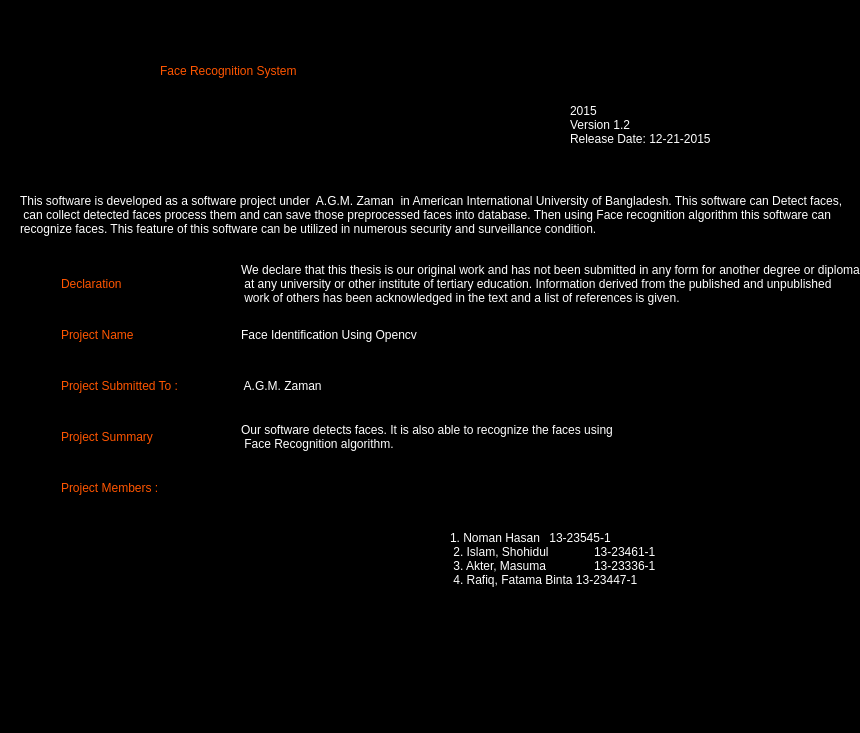
<?xml version="1.0" encoding="UTF-8"?>
<ui version="4.0">
 <class>About</class>
 <widget class="QWidget" name="About">
  <property name="geometry">
   <rect>
    <x>0</x>
    <y>0</y>
    <width>860</width>
    <height>733</height>
   </rect>
  </property>
  <property name="windowTitle">
   <string>About</string>
  </property>
  <property name="styleSheet">
   <string notr="true">background-color: rgb(0, 0, 0);</string>
  </property>
  <widget class="QLabel" name="titleLabel">
   <property name="geometry">
    <rect>
     <x>160</x>
     <y>20</y>
     <width>481</width>
     <height>101</height>
    </rect>
   </property>
   <property name="styleSheet">
    <string notr="true">background-color: rgba(255, 255, 255, 0);color: rgb(255, 85, 0);
font: bold 26pt &quot;Century Gothic&quot;;</string>
   </property>
   <property name="text">
    <string>Face Recognition System</string>
   </property>
  </widget>
  <widget class="QWidget" name="layoutWidget">
   <property name="geometry">
    <rect>
     <x>230</x>
     <y>250</y>
     <width>2417</width>
     <height>271</height>
    </rect>
   </property>
   <layout class="QVBoxLayout" name="verticalLayout_2">
    <item>
     <widget class="QLabel" name="nameLabel_5">
      <property name="styleSheet">
       <string notr="true">background-color: rgba(255, 255, 255, 0);
color: rgb(255, 255, 255);
font:  8pt &quot;Century Gothic&quot;;</string>
      </property>
      <property name="text">
       <string>We declare that this thesis is our original work and has not been submitted in any form for another degree or diploma 
 at any university or other institute of tertiary education. Information derived from the published and unpublished 
 work of others has been acknowledged in the text and a list of references is given.</string>
      </property>
     </widget>
    </item>
    <item>
     <widget class="QLabel" name="nameLabel_12">
      <property name="styleSheet">
       <string notr="true">background-color: rgba(255, 255, 255, 0);
color: rgb(255, 255, 255);
font:  12pt &quot;Century Gothic&quot;;</string>
      </property>
      <property name="text">
       <string>Face Identification Using Opencv</string>
      </property>
     </widget>
    </item>
    <item>
     <widget class="QLabel" name="nameLabel_6">
      <property name="styleSheet">
       <string notr="true">background-color: rgba(255, 255, 255, 0);
color: rgb(255, 255, 255);
font:  12pt &quot;Century Gothic&quot;;</string>
      </property>
      <property name="text">
       <string> A.G.M. Zaman </string>
      </property>
     </widget>
    </item>
    <item>
     <widget class="QLabel" name="nameLabel_7">
      <property name="styleSheet">
       <string notr="true">background-color: rgba(255, 255, 255, 0);
color: rgb(255, 255, 255);
font:  12pt &quot;Century Gothic&quot;;</string>
      </property>
      <property name="text">
       <string>Our software detects faces. It is also able to recognize the faces using 
 Face Recognition algorithm.</string>
      </property>
     </widget>
    </item>
    <item>
     <widget class="QLabel" name="nameLabel_8">
      <property name="styleSheet">
       <string notr="true">background-color: rgba(255, 255, 255, 0);
color: rgb(255, 255, 255);
font:  12pt &quot;Century Gothic&quot;;</string>
      </property>
      <property name="text">
       <string/>
      </property>
     </widget>
    </item>
   </layout>
  </widget>
  <widget class="QLabel" name="nameLabel_9">
   <property name="geometry">
    <rect>
     <x>450</x>
     <y>510</y>
     <width>481</width>
     <height>111</height>
    </rect>
   </property>
   <property name="styleSheet">
    <string notr="true">background-color: rgba(255, 255, 255, 0);
color: rgb(255, 255, 255);
font:  12pt &quot;Century Gothic&quot;;</string>
   </property>
   <property name="text">
    <string>1. Noman Hasan	 13-23545-1
 2. Islam, Shohidul	13-23461-1
 3. Akter, Masuma	13-23336-1
 4. Rafiq, Fatama Binta 13-23447-1
</string>
   </property>
  </widget>
  <widget class="QLabel" name="nameLabel_10">
   <property name="geometry">
    <rect>
     <x>570</x>
     <y>100</y>
     <width>191</width>
     <height>63</height>
    </rect>
   </property>
   <property name="styleSheet">
    <string notr="true">background-color: rgba(255, 255, 255, 0);
color: rgb(255, 255, 255);
font:  8pt &quot;Century Gothic&quot;;</string>
   </property>
   <property name="text">
    <string>2015
Version 1.2 
Release Date: 12-21-2015
</string>
   </property>
  </widget>
  <widget class="QLabel" name="nameLabel_13">
   <property name="geometry">
    <rect>
     <x>20</x>
     <y>190</y>
     <width>831</width>
     <height>49</height>
    </rect>
   </property>
   <property name="styleSheet">
    <string notr="true">background-color: rgba(255, 255, 255, 0);
color: rgb(255, 255, 255);
font:  8pt &quot;Century Gothic&quot;;</string>
   </property>
   <property name="text">
    <string>This software is developed as a software project under  A.G.M. Zaman  in American International University of Bangladesh. This software can Detect faces,
 can collect detected faces process them and can save those preprocessed faces into database. Then using Face recognition algorithm this software can 
recognize faces. This feature of this software can be utilized in numerous security and surveillance condition.</string>
   </property>
  </widget>
  <widget class="QWidget" name="">
   <property name="geometry">
    <rect>
     <x>50</x>
     <y>250</y>
     <width>169</width>
     <height>271</height>
    </rect>
   </property>
   <layout class="QVBoxLayout" name="verticalLayout">
    <item>
     <widget class="QLabel" name="nameLabel">
      <property name="styleSheet">
       <string notr="true">background-color: rgba(255, 255, 255, 0);
color: rgb(255, 85, 0);
font: bold 12pt &quot;Century Gothic&quot;;</string>
      </property>
      <property name="text">
       <string>Declaration</string>
      </property>
     </widget>
    </item>
    <item>
     <widget class="QLabel" name="nameLabel_11">
      <property name="styleSheet">
       <string notr="true">background-color: rgba(255, 255, 255, 0);
color: rgb(255, 85, 0);
font: bold 12pt &quot;Century Gothic&quot;;</string>
      </property>
      <property name="text">
       <string>Project Name</string>
      </property>
     </widget>
    </item>
    <item>
     <widget class="QLabel" name="nameLabel_2">
      <property name="styleSheet">
       <string notr="true">background-color: rgba(255, 255, 255, 0);
color: rgb(255, 85, 0);
font: bold 12pt &quot;Century Gothic&quot;;</string>
      </property>
      <property name="text">
       <string>Project Submitted To : </string>
      </property>
     </widget>
    </item>
    <item>
     <widget class="QLabel" name="nameLabel_3">
      <property name="styleSheet">
       <string notr="true">background-color: rgba(255, 255, 255, 0);
color: rgb(255, 85, 0);
font: bold 12pt &quot;Century Gothic&quot;;</string>
      </property>
      <property name="text">
       <string>Project Summary</string>
      </property>
     </widget>
    </item>
    <item>
     <widget class="QLabel" name="nameLabel_4">
      <property name="styleSheet">
       <string notr="true">background-color: rgba(255, 255, 255, 0);
color: rgb(255, 85, 0);
font: bold 12pt &quot;Century Gothic&quot;;</string>
      </property>
      <property name="text">
       <string>Project Members : </string>
      </property>
     </widget>
    </item>
   </layout>
  </widget>
 </widget>
 <layoutdefault spacing="6" margin="11"/>
 <resources/>
 <connections/>
</ui>
